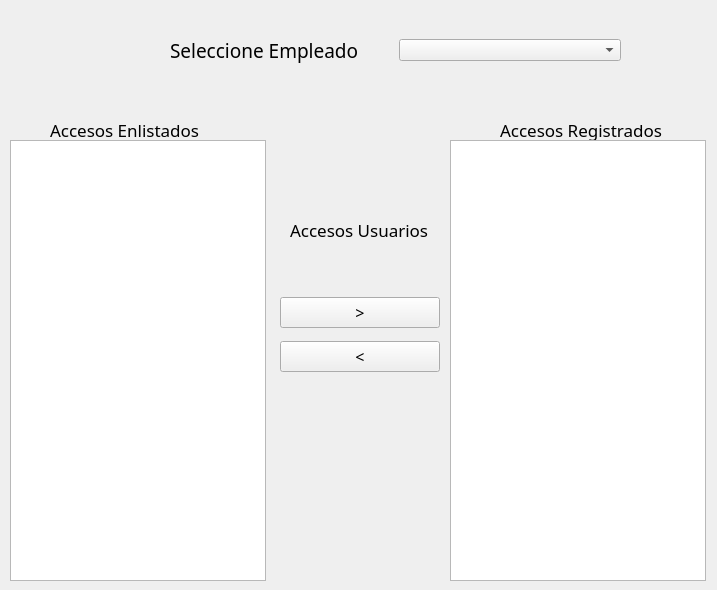
<?xml version="1.0" encoding="UTF-8"?>
<ui version="4.0">
 <class>MainWindow</class>
 <widget class="QMainWindow" name="MainWindow">
  <property name="geometry">
   <rect>
    <x>0</x>
    <y>0</y>
    <width>717</width>
    <height>590</height>
   </rect>
  </property>
  <property name="windowTitle">
   <string>Acceso de Usuarios</string>
  </property>
  <widget class="QWidget" name="centralwidget">
   <widget class="QLabel" name="label">
    <property name="geometry">
     <rect>
      <x>0</x>
      <y>0</y>
      <width>801</width>
      <height>601</height>
     </rect>
    </property>
    <property name="styleSheet">
     <string notr="true">background-image: url(:/imagenes/fondoaplicacion.jpg);</string>
    </property>
    <property name="text">
     <string/>
    </property>
   </widget>
   <widget class="QWidget" name="horizontalLayoutWidget">
    <property name="geometry">
     <rect>
      <x>170</x>
      <y>10</y>
      <width>451</width>
      <height>80</height>
     </rect>
    </property>
    <layout class="QHBoxLayout" name="horizontalLayout">
     <item>
      <widget class="QLabel" name="label_2">
       <property name="font">
        <font>
         <family>Droid Sans</family>
         <pointsize>14</pointsize>
        </font>
       </property>
       <property name="text">
        <string>Seleccione Empleado</string>
       </property>
      </widget>
     </item>
     <item>
      <widget class="QComboBox" name="comboemple"/>
     </item>
    </layout>
   </widget>
   <widget class="QWidget" name="verticalLayoutWidget">
    <property name="geometry">
     <rect>
      <x>280</x>
      <y>290</y>
      <width>160</width>
      <height>91</height>
     </rect>
    </property>
    <layout class="QVBoxLayout" name="verticalLayout">
     <item>
      <widget class="QPushButton" name="btnaccesore">
       <property name="font">
        <font>
         <family>Droid Sans</family>
         <pointsize>12</pointsize>
        </font>
       </property>
       <property name="text">
        <string>&gt;</string>
       </property>
      </widget>
     </item>
     <item>
      <widget class="QPushButton" name="btnaccesoen">
       <property name="font">
        <font>
         <family>Droid Sans</family>
         <pointsize>12</pointsize>
        </font>
       </property>
       <property name="text">
        <string>&lt;</string>
       </property>
      </widget>
     </item>
    </layout>
   </widget>
   <widget class="QTableView" name="listaccesoenlis">
    <property name="geometry">
     <rect>
      <x>10</x>
      <y>140</y>
      <width>256</width>
      <height>441</height>
     </rect>
    </property>
   </widget>
   <widget class="QTableView" name="listaccesoreg">
    <property name="geometry">
     <rect>
      <x>450</x>
      <y>140</y>
      <width>256</width>
      <height>441</height>
     </rect>
    </property>
   </widget>
   <widget class="QLabel" name="label_3">
    <property name="geometry">
     <rect>
      <x>50</x>
      <y>120</y>
      <width>171</width>
      <height>20</height>
     </rect>
    </property>
    <property name="font">
     <font>
      <family>Droid Sans</family>
      <pointsize>13</pointsize>
     </font>
    </property>
    <property name="text">
     <string>Accesos Enlistados</string>
    </property>
   </widget>
   <widget class="QLabel" name="label_4">
    <property name="geometry">
     <rect>
      <x>500</x>
      <y>120</y>
      <width>181</width>
      <height>20</height>
     </rect>
    </property>
    <property name="font">
     <font>
      <family>Droid Sans</family>
      <pointsize>13</pointsize>
     </font>
    </property>
    <property name="text">
     <string>Accesos Registrados</string>
    </property>
   </widget>
   <widget class="QLabel" name="label_5">
    <property name="geometry">
     <rect>
      <x>290</x>
      <y>220</y>
      <width>151</width>
      <height>20</height>
     </rect>
    </property>
    <property name="font">
     <font>
      <family>Droid Sans</family>
      <pointsize>13</pointsize>
     </font>
    </property>
    <property name="text">
     <string>Accesos Usuarios</string>
    </property>
   </widget>
  </widget>
 </widget>
 <resources>
  <include location="imagenes/imagenes.qrc"/>
 </resources>
 <connections/>
</ui>
